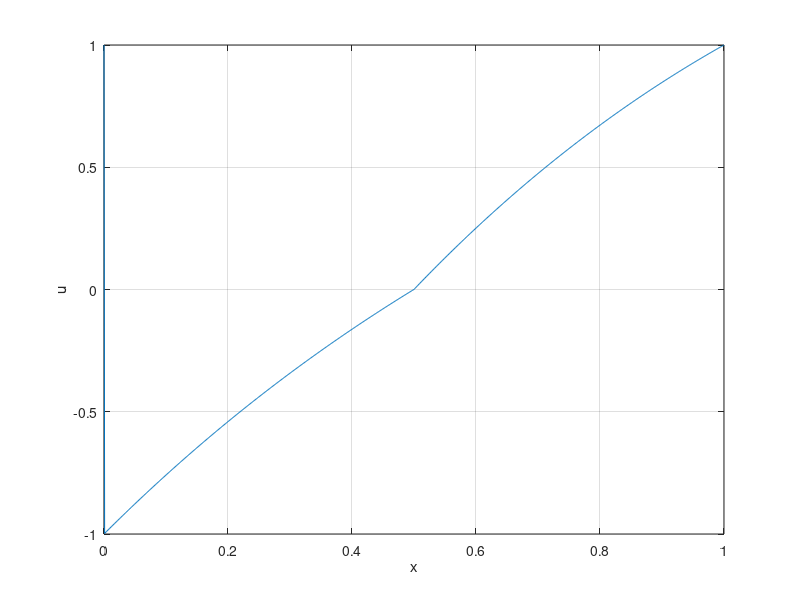

Source code (MATLAB):
clear;
h=0.001;
n=1/h;
x=0:h:1;
f=@(x)3;
%%%%%
A=zeros(n-1,n-1);
A(1,1)=(4/h)+(2*h);
A(1,2)=-2/h;
y(1)=(h*f(x(2)))-(2/h);
for i=2:499
    A(i,i-1)=-2/h;
    A(i,i)=(4/h)+(2*h);
    A(i,i+1)=-2/h;
    y(i)=h*f(x(i+1));
end
%%%%%%
A(500,499)=(4/h)+(4*h);
A(500,500)=(3/h)+(3*h);
A(500,501)=(1/h)+h;
y(500)=h*f(x(501));
%%%%%
for i=501:n-2
    A(i,i-1)=-1/h;
    A(i,i)=(2/h)+h;
    A(i,i+1)=-1/h;
    y(i)=h*f(x(i+1));
end
%%%%%%%
A(n-1,n-2)=-1/h;
A(n-1,n-1)=(2/h)+h;
y(n-1)=h*f(x(n))+1/h;
%%%%%
u=A\y';
%%%%%
plot(x,[1;u;1])
xlabel('x')
ylabel('u')
grid on